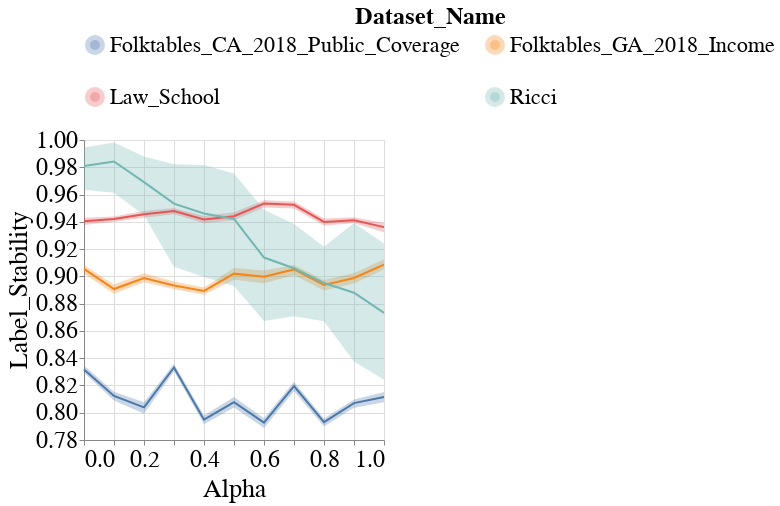

Here is the notebook cell this chart was saved with:
### Code cell
visualizer.create_group_metric_line_bands_per_dataset_plot(model_name=MODEL_NAMES[0],
                                                           metric_type='subgroup',
                                                           metric_name='Label_Stability',
                                                           dataset_groups_dct={
                                                               'Folktables_GA_2018_Income': 'overall',
                                                               'Law_School': 'overall',
                                                               'Folktables_CA_2018_Public_Coverage': 'overall',
                                                               'Ricci': 'overall',
                                                           })

### Figure 1 — Vega-Lite specification as saved in the notebook (floating-point values rounded to 4 significant figures; data arrays with more than 128 entries replaced by an {"elided": "..."} marker saying what was removed)
{"config": {"view": {"continuousWidth": 400, "continuousHeight": 300}, "axis": {"labelFontSize": 24, "labelFontWeight": "normal", "titleFontSize": 26, "titleFontWeight": "normal"}, "legend": {"columns": 2, "direction": "horizontal", "labelFontSize": 22, "labelLimit": 400, "orient": "top", "symbolStrokeWidth": 10, "titleAnchor": "middle", "titleFontSize": 24, "titleLimit": 300}, "title": {"fontSize": 22}}, "layer": [{"mark": {"type": "errorband", "extent": "ci"}, "encoding": {"color": {"field": "Dataset_Name", "type": "nominal"}, "x": {"field": "Intervention_Param", "title": "Alpha", "type": "quantitative"}, "y": {"field": "Metric_Value", "scale": {"zero": false}, "title": "Label_Stability", "type": "quantitative"}}}, {"mark": "line", "encoding": {"color": {"field": "Dataset_Name", "type": "nominal"}, "x": {"field": "Intervention_Param", "title": "Alpha", "type": "quantitative"}, "y": {"aggregate": "mean", "field": "Metric_Value", "scale": {"zero": false}, "title": "Label_Stability", "type": "quantitative"}}}], "data": {"name": "data-8153f3a21ad24faf7b6764f717b9676d"}, "height": 300, "width": 300, "$schema": "https://vega.github.io/schema/vega-lite/v4.17.0.json", "datasets": {"data-8153f3a21ad24faf7b6764f717b9676d": {"elided": "264 records"}}}
